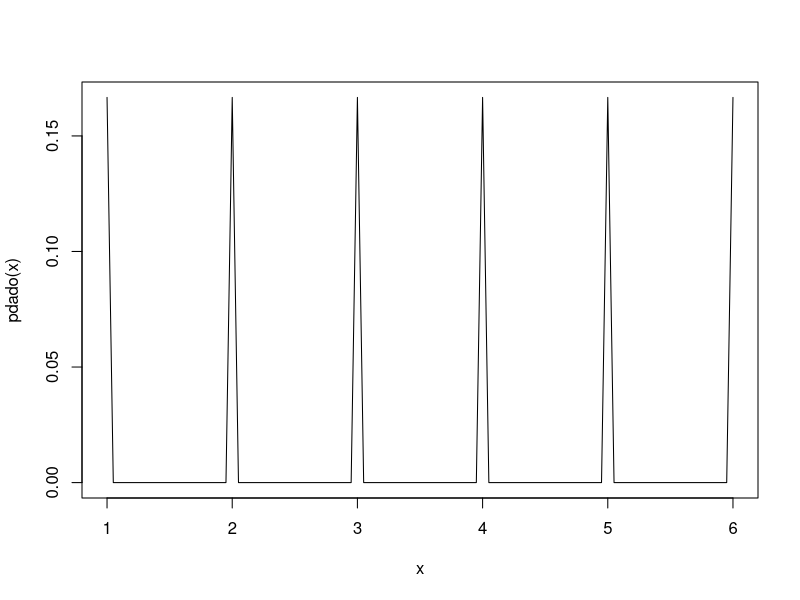

Recreate this plot in R.


pdado =function(x,n=6)  sapply(x,FUN=function(x) if( x %in% c(1:n))  {return(1/n)} else {return(0)})

pdado(1.5,n=6)
pdado(1:10,n=6)


curve(pdado,xlim=c(1,6))
pdado2 =function(x,y,n=6) {pdado(x,n)*pdado(y,n)}


psumadados=function(x,n=6) {
  Dxy=data.frame(d1=rep(1:n,each=n),d2=rep(1:n,times=n))
  Dxy$suma=Dxy$d1+Dxy$d2
  aux=Dxy[Dxy$suma==x,]
  sum(apply(aux[,1:2],FUN=function(x) {pdado2(x[1],x[2],n=n)},1 ))
  } 

psumadados(7,10)

pproddados=function(x,n=6) {
    Dxy=data.frame(d1=rep(1:n,each=n),d2=rep(1:n,times=n))
    Dxy$producto=Dxy$d1*Dxy$d2
    aux=Dxy[Dxy$producto==x,]
    sum(apply(aux[,1:2],FUN=function(x) {pdado2(x[1],x[2],n=n)},1 ))
} 

pproddados(13)


